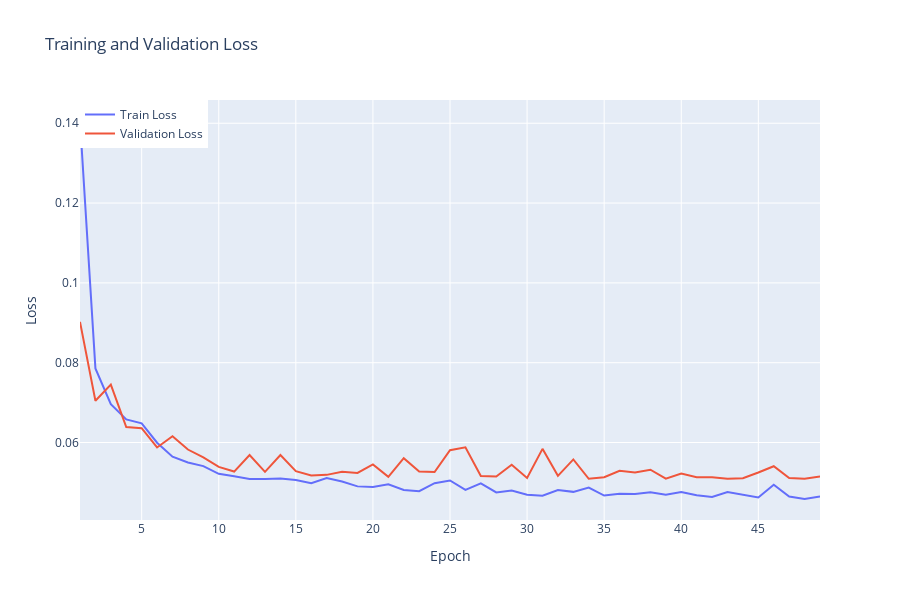

The cell this chart's notebook holds for it:
### Code cell
fig = go.Figure()

fig.add_trace(go.Scatter(x=list(range(1, len(history.history['loss']) + 1)),
                         y=history.history['loss'],
                         mode='lines',
                         name='Train Loss'))

fig.add_trace(go.Scatter(x=list(range(1, len(history.history['val_loss']) + 1)),
                         y=history.history['val_loss'],
                         mode='lines',
                         name='Validation Loss'))

fig.update_layout(title='Training and Validation Loss',
                  xaxis_title='Epoch',
                  yaxis_title='Loss',
                  legend=dict(x=0, y=1, traceorder='normal'),
                  width=900, height=600)

fig.write_image(f"{dir_figures}/rna_training_validation_loss_plot.png")

fig.show()

### Figure 1 — Plotly figure (JSON) as saved in the notebook; plotly's stock layout.template omitted (floating-point values rounded to 4 significant figures)
{"data": [{"mode": "lines", "name": "Train Loss", "type": "scatter", "x": [1, 2, 3, 4, 5, 6, 7, 8, 9, 10, 11, 12, 13, 14, 15, 16, 17, 18, 19, 20, 21, 22, 23, 24, 25, 26, 27, 28, 29, 30, 31, 32, 33, 34, 35, 36, 37, 38, 39, 40, 41, 42, 43, 44, 45, 46, 47, 48, 49], "y": [0.1406, 0.07857, 0.06962, 0.06579, 0.0648, 0.05994, 0.05647, 0.05501, 0.05409, 0.05216, 0.05155, 0.05087, 0.05089, 0.05098, 0.05062, 0.04982, 0.05108, 0.05021, 0.04901, 0.04887, 0.04953, 0.04811, 0.0478, 0.04982, 0.05049, 0.04812, 0.04975, 0.04749, 0.04799, 0.0469, 0.04666, 0.04808, 0.04764, 0.04872, 0.04671, 0.04715, 0.04708, 0.04756, 0.04692, 0.04758, 0.04678, 0.04634, 0.04759, 0.04701, 0.04625, 0.04943, 0.04646, 0.04585, 0.0465]}, {"mode": "lines", "name": "Validation Loss", "type": "scatter", "x": [1, 2, 3, 4, 5, 6, 7, 8, 9, 10, 11, 12, 13, 14, 15, 16, 17, 18, 19, 20, 21, 22, 23, 24, 25, 26, 27, 28, 29, 30, 31, 32, 33, 34, 35, 36, 37, 38, 39, 40, 41, 42, 43, 44, 45, 46, 47, 48, 49], "y": [0.09024, 0.07046, 0.07452, 0.06388, 0.0636, 0.05876, 0.06158, 0.05824, 0.05627, 0.0539, 0.05272, 0.05687, 0.05264, 0.05685, 0.05284, 0.05175, 0.0519, 0.05267, 0.05238, 0.05452, 0.05139, 0.05608, 0.05274, 0.05261, 0.05807, 0.05879, 0.0516, 0.05146, 0.05442, 0.05112, 0.05841, 0.05164, 0.05576, 0.05091, 0.0513, 0.05292, 0.05247, 0.05318, 0.05096, 0.05224, 0.05128, 0.05129, 0.05092, 0.05105, 0.05248, 0.05406, 0.0511, 0.05093, 0.05148]}], "layout": {"height": 600, "legend": {"traceorder": "normal", "x": 0, "y": 1}, "title": {"text": "Training and Validation Loss"}, "width": 900, "xaxis": {"title": {"text": "Epoch"}}, "yaxis": {"title": {"text": "Loss"}}}}
